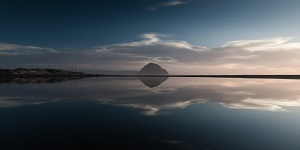
#> input picture pic/im.jpg, 300 x 150 px
$ python picture.py
#> lines starting #> are read from the running program, lines starting #| are printed output that depends on the picture
from PIL import Image, ImageFont, ImageDraw
import numpy as np
import os

color = '$&odZCzx/1?<I". '

#================================================
ori_img = Image.open('pic/im.jpg').convert('L')
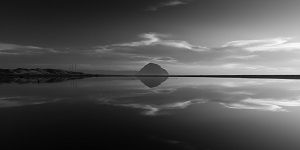
#> ori_img: PIL image 300x150 L; min 0, max 251, mean 80.8
width , height = ori_img.size
#> width = 300; height = 150

img = np.array(ori_img.resize((int(width * 1.4),height),Image.BILINEAR))
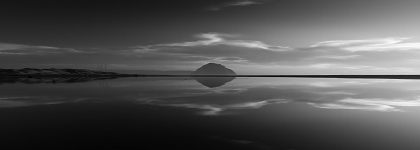
#> img: shape (150, 420); min 1, max 251, mean 80.8

x,y = img.shape
#> x = 150; y = 420
pic = []


im = Image.new("RGB", (x*17, int(y*3.5)), (255, 255, 255))
#> im: PIL image 2550x1470 RGB; every value is 255
dr = ImageDraw.Draw(im)

font = ImageFont.truetype("C:\Windows\Fonts\simsun.ttc",12,index = 0)#Font

for i in range(x):
    for j in range(y):
        num = int(img[i][j]*16/255)
        pic.append(color[num])
    c = ''.join(pic)
    dr.text((10, 10 * i), c, font=font, fill="#000000")
    pic = []


im.show()
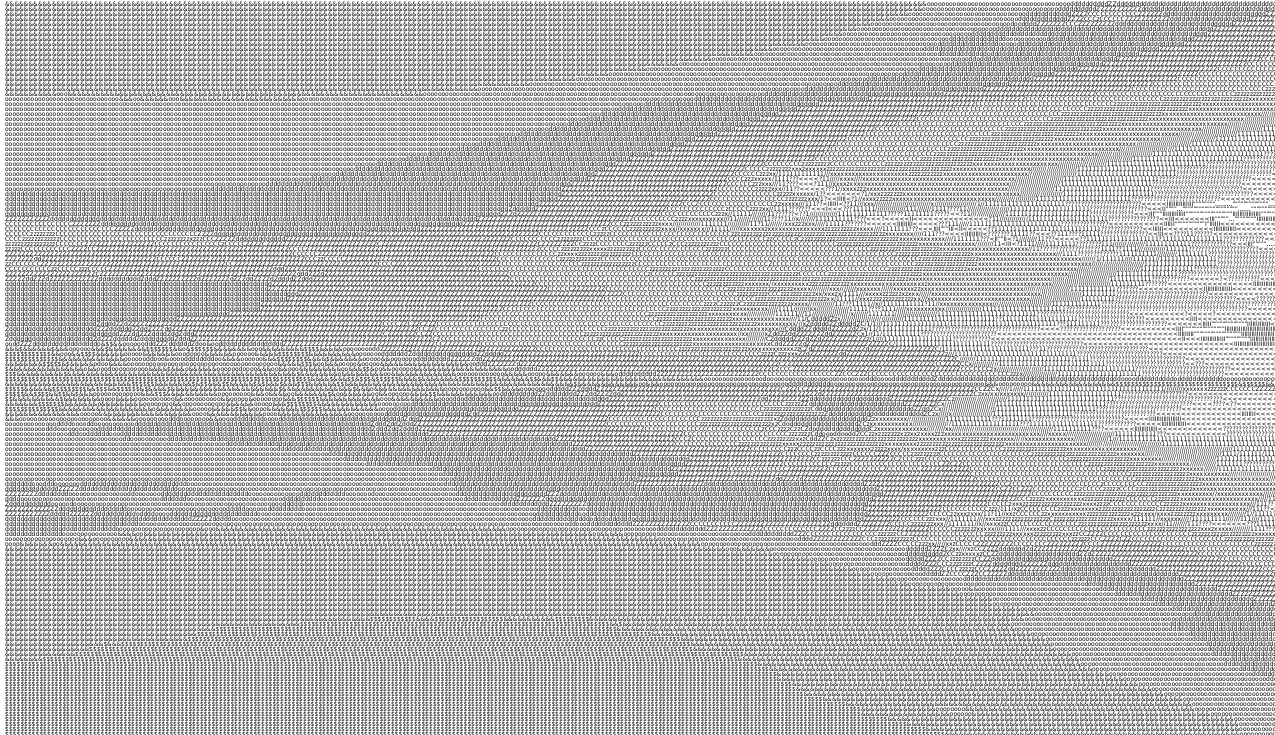
#> shown: PIL image 2550x1470 RGB (shown at 1/2 size); min 0, max 255, mean 186
im.save('results/1.jpg')
